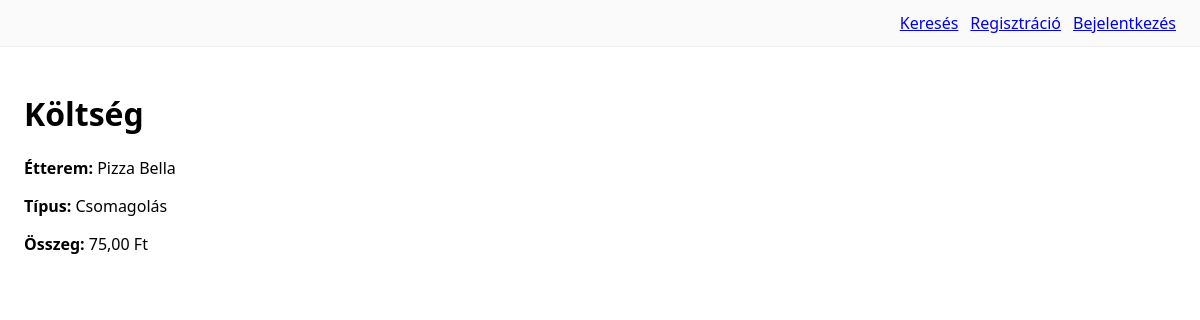
/koltseg/2/, run on an earlier commit of the app's database.
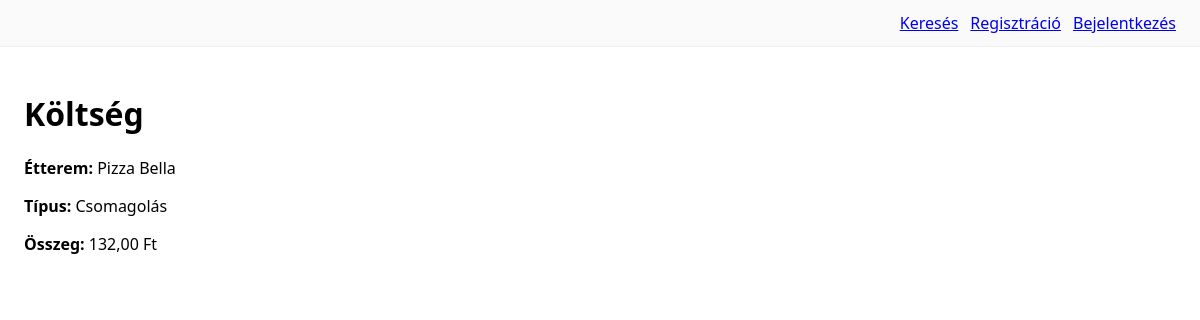
And on a later commit of the database.
### billing/models.py (models this page shows, shortened)
class EtteremKoltseg(models.Model):
    etterem = models.ForeignKey(
        Etterem,
        on_delete=models.CASCADE,
        related_name="koltsegek",
        null=True,
        blank=True,
    )
    etel = models.ForeignKey(
        'catalog.Etel',
        on_delete=models.CASCADE,
        related_name='koltsegek',
        null=True,
        blank=True,
        verbose_name='Étel',
    )
    platform = models.CharField(max_length=20, choices=PLATFORMOK, blank=True)
    koltseg_tipus = models.CharField(max_length=30, choices=KOLTSEG_TIPUSOK)
    osszeg = models.DecimalField(max_digits=10, decimal_places=2)

### catalog/models.py (models this page shows, shortened)
class Etterem(models.Model):
    nev = models.CharField(max_length=150)
    cim = models.CharField(max_length=250, blank=True)
    platform = models.CharField(max_length=20, choices=PLATFORMOK, default="egyeb")
    platform_logo_url = models.URLField(blank=True)
    platform_url = models.URLField(blank=True)

### billing/views.py (the view)
# urls.py: path("koltseg/<int:pk>/", views.KoltsegDetailView.as_view(), name="koltseg_detail"),
class KoltsegDetailView(DetailView):
    model = EtteremKoltseg
    template_name = "billing/koltseg_detail.html"

### templates/billing/koltseg_detail.html (shortened to what this page needs)
{% extends "_base.html" %}
{% block content %}
<h1>Költség</h1>
<p><b>Étterem:</b> {{ object.etterem.nev }}</p>
<p><b>Típus:</b> {{ object.get_koltseg_tipus_display }}</p>
<p><b>Összeg:</b> {{ object.osszeg }} Ft</p>
{% endblock %}

What changed in the data, as far as the page shows it:
changed EtteremKoltseg "Csomagolás": osszeg "75,00" → "132,00"
